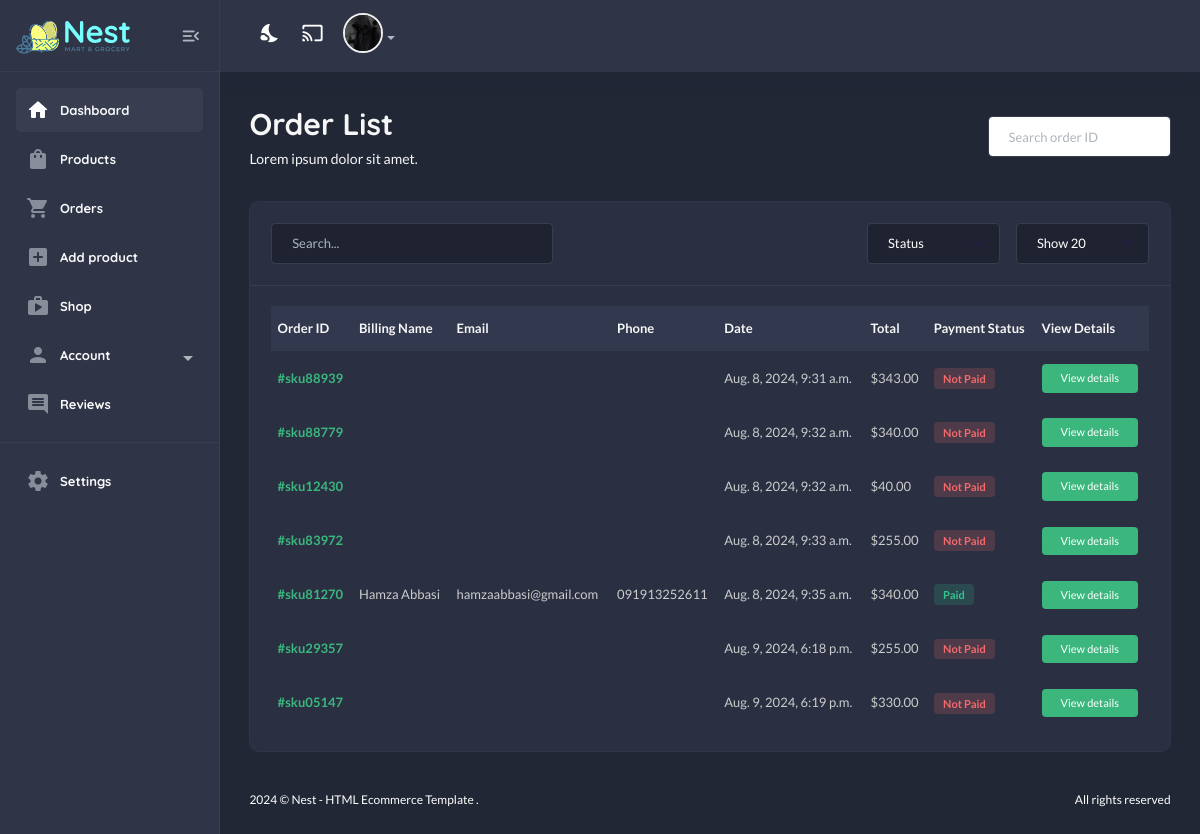
Before: /useradmin/orders-list/ (signed in) with the older database file.
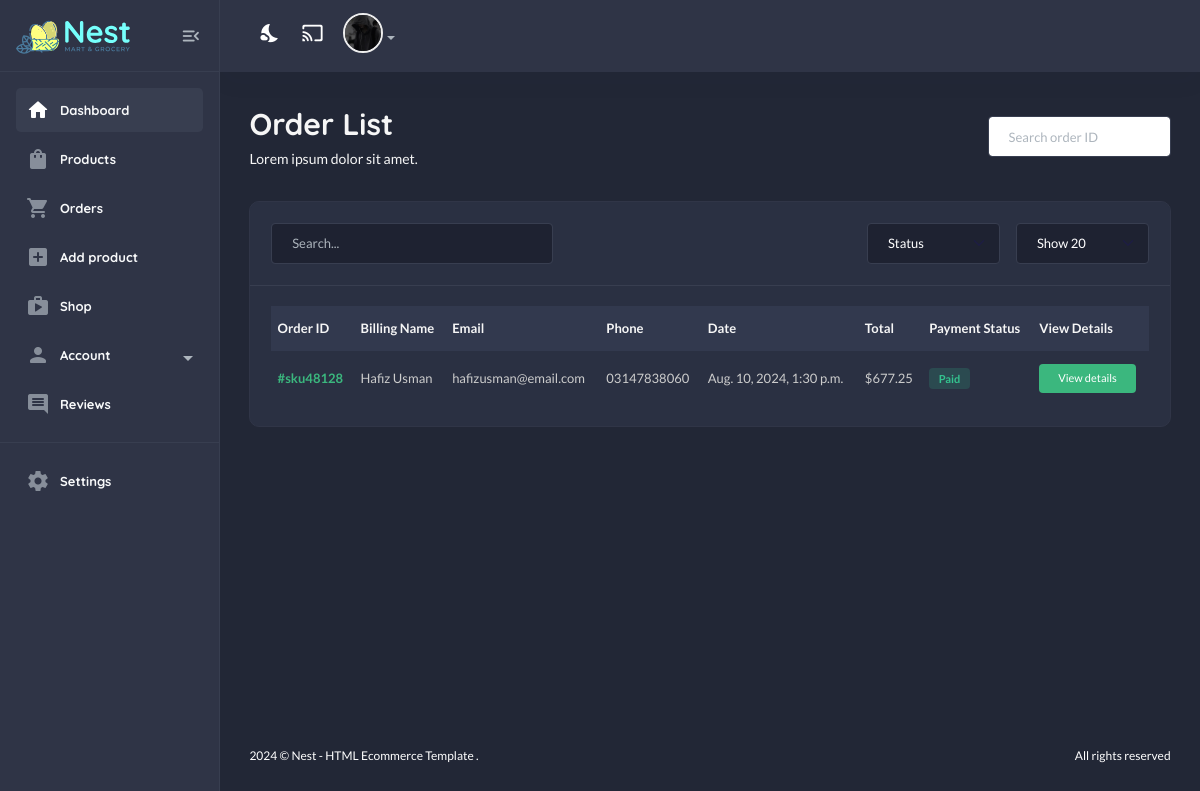
After: the same page with the newer database file.
### core/models.py (models this page shows)
class CartOrder(models.Model):
    user = models.ForeignKey(User, on_delete=models.CASCADE)
    full_name = models.CharField(max_length=100, null=True, blank=True)
    email = models.CharField(max_length=100, null=True, blank=True)
    phone = models.CharField(max_length=100, null=True, blank=True)
    address = models.CharField(max_length=100, null=True, blank=True)
    city = models.CharField(max_length=100, null=True, blank=True)
    state = models.CharField(max_length=100, null=True, blank=True)
    country = models.CharField(max_length=100, null=True, blank=True)
    coupon = models.ManyToManyField("core.Coupon", blank=True)
    price = models.DecimalField(max_digits=12, decimal_places=2, default="0.00")
    saved = models.DecimalField(max_digits=12, decimal_places=2, default="0.00")
    shipping_method = models.CharField(max_length=100, null=True, blank=True)
    tracking_id = models.CharField(max_length=100, null=True, blank=True)
    tracking_website_address = models.CharField(max_length=100, null=True, blank=True)
    paid_status = models.BooleanField(default=False)
    order_date = models.DateTimeField(auto_now_add=True)
    product_status = models.CharField(choices = STATUS_CHOICE, max_length=50, default="processing", null=True, blank=True)
    stripe_payment_intent = models.CharField(max_length=100, null=True, blank=True)
    sku = ShortUUIDField(null=True, blank=True, length =5, max_length=10, prefix="sku", alphabet="1234567890")
    oid = ShortUUIDField(null=True, blank=True, length =5, max_length=10, alphabet="1234567890")
    class Meta:
        verbose_name_plural = "Cart Order"

### useradmin/decorators.py (the view)
    def wrapper(request, *args, **kwargs):
        if request.user.is_superuser != True:
            messages.warning(request, "You are not authorized to access this page!")
            return redirect("/user/login")
        return view_func(request, *args, **kwargs)

### core/context_processors.py (called while the page is built)
def default(request):
    categories = Category.objects.all()
    vendors = Vendor.objects.all()
    min_max_price = Product.objects.aggregate(Min("price"), Max("price"))
    if request.user.is_authenticated:
        try:
            address = Address.objects.filter(user=request.user)
        except Address.DoesNotExist:
            address = None
    else:
        address = None
    try:
        wishlist = WishList.objects.filter(user=request.user)
    except:
        messages.success(request, "you need to login first")
        wishlist = 0
    return {
        "categories": categories,
        "address": address,
        "vendors": vendors,
        "wishlist": wishlist,
        "min_max_price": min_max_price,
    }

### useradmin/views.py (called while the page is built)
@admin_required
def orders_list(request):
    orders = CartOrder.objects.all()
    context = {
        "orders" : orders
    }
    return render(request, "useradmin/orders-list.html", context)

### templates/useradmin/orders-list.html (shortened to what this page needs)
{% extends "useradmin/base.html" %}
    {% load static %}
        {% block content %}
            <section class="content-main">
                <div class="content-header">
                    <div>
                        <h2 class="content-title card-title">Order List</h2>
                        <p>Lorem ipsum dolor sit amet.</p>
                    </div>
                    <div>
                        <input type="text" placeholder="Search order ID" class="form-control bg-white" />
                    </div>
                </div>
                <div class="card mb-4">
                    <header class="card-header">
                        <div class="row gx-3">
                            <div class="col-lg-4 col-md-6 me-auto">
                                <input type="text" placeholder="Search..." class="form-control" />
                            </div>
                            <div class="col-lg-2 col-6 col-md-3">
                                <select class="form-select">
                                    <option>Status</option>
                                </select>
                            </div>
                            <div class="col-lg-2 col-6 col-md-3">
                                <select class="form-select">
                                    <option>Show 20</option>
                                </select>
                            </div>
                        </div>
                    </header>
                    <div class="card-body">
                        <div class="table-responsive">
                            <table class="table align-middle table-nowrap mb-0">
                                <thead class="table-light">
                                    <tr>
                                        <th class="align-middle" scope="col">Order ID</th>
                                        <th class="align-middle" scope="col">Billing Name</th>
                                        <th class="align-middle" scope="col">Email</th>
                                        <th class="align-middle" scope="col">Phone</th>
                                        <th class="align-middle" scope="col">Date</th>
                                        <th class="align-middle" scope="col">Total</th>
                                        <th class="align-middle" scope="col">Payment Status</th>
                                        <th class="align-middle" scope="col">View Details</th>
                                    </tr>
                                </thead>
                                <tbody>
                                    {% for l in orders %}
                                        <tr>
                                            <td><a href="#" class="fw-bold">#{{l.sku}}</a></td>
                                            <td>{{l.full_name}}</td>
                                            <td>{{l.email}}</td>
                                            <td>{{l.phone}}</td>
                                            <td>{{l.order_date}}</td>
                                            <td>${{l.price}}</td>
                                            <td>
                                                {% if l.paid_status == True %}
                                                <span class="badge badge-pill badge-soft-success">Paid</span>
                                                {% else %}
                                                <span class="badge badge-pill badge-soft-danger">Not Paid</span>
                                                {% endif %}
                                            </td>
                                            <td>
                                                <a href="{% url "useradmin:order-detail" l.oid %}" class="btn btn-xs"> View details</a>
                                            </td>
                                        </tr>
                                    {% endfor %}
                                </tbody>
                            </table>
                        </div>
                    </div>
                </div>
            </section>
{% endblock content%}

Changed rows visible on the page:
removed CartOrder: sku "sku88939", order_date "Aug. 8, 2024, 9:31 a.m.", price "343.00", paid_status "Not Paid"
removed CartOrder: sku "sku88779", order_date "Aug. 8, 2024, 9:32 a.m.", price "340.00", paid_status "Not Paid"
removed CartOrder: sku "sku12430", order_date "Aug. 8, 2024, 9:32 a.m.", price "40.00", paid_status "Not Paid"
removed CartOrder: sku "sku83972", order_date "Aug. 8, 2024, 9:33 a.m.", price "255.00", paid_status "Not Paid"
removed CartOrder: sku "sku81270", full_name "Hamza Abbasi", email "hamzaabbasi@gmail.com", phone "091913252611", order_date "Aug. 8, 2024, 9:35 a.m.", price "340.00", paid_status "Paid"
removed CartOrder: sku "sku29357", order_date "Aug. 9, 2024, 6:18 p.m.", price "255.00", paid_status "Not Paid"
removed CartOrder: sku "sku05147", order_date "Aug. 9, 2024, 6:19 p.m.", price "330.00", paid_status "Not Paid"
added CartOrder: sku "sku48128", full_name "Hafiz Usman", email "hafizusman@email.com", phone "03147838060", order_date "Aug. 10, 2024, 1:30 p.m.", price "677.25", paid_status "Paid"
